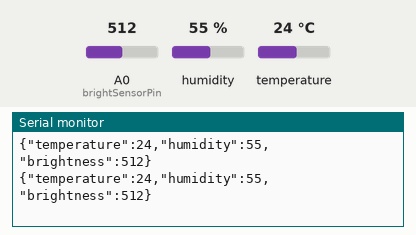
A sketch run on a simulated Arduino Uno, built with avr-gcc and run on an emulated ATmega328P. Shown: the last lines printed to the serial monitor. The inputs (shaded band) are chosen by the test bench; at power-on: humidity 55 %, A0 (brightSensorPin) = 512, temperature 24 °C.

Above: at 5.8 s.
5.9 s: humidity set to 22 %
At 10.9 s:
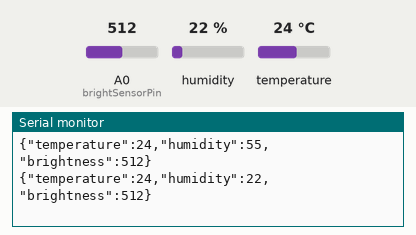
11.9 s: A0 (brightSensorPin) set to 716
At 15.7 s:
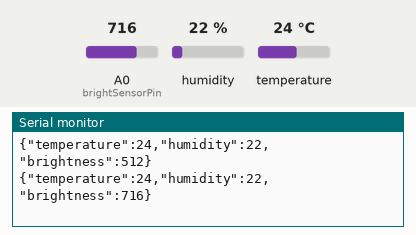
17.9 s: temperature set to 12 °C
At 20.5 s:
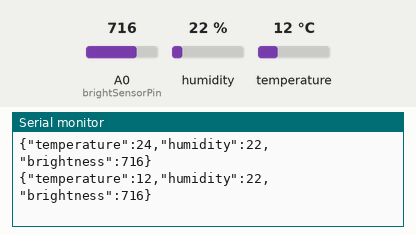
23.9 s: A0 (brightSensorPin) set to 900
At 26.4 s:
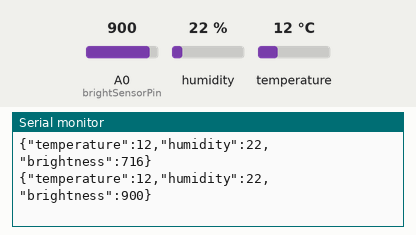
29.9 s: humidity set to 40 %
At 31.2 s:
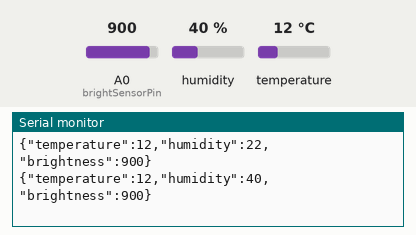
Timing chart, 0 to 32.9 s (numbered marks = the images above; inputs shaded):
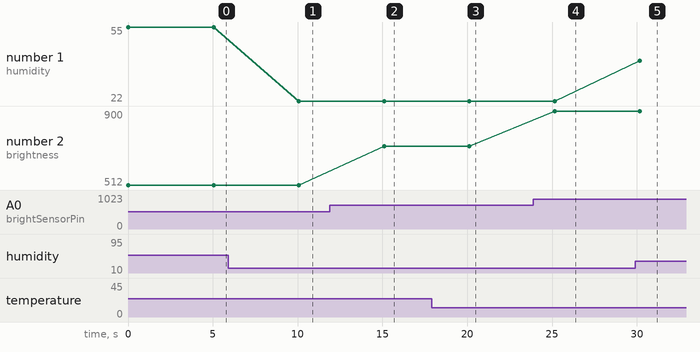

The sketch:

light_temp_hum_json.ino
```cpp
#include <dht.h>
#include <ArduinoJson.h>

int brightSensorPin = A0;
int brightSensorValue = 0;

dht DHT;
#define DHT11_PIN 5

void setup() {
  Serial.begin(9600);
  Serial.flush();
}

void loop() {
  String output;
  int chk = DHT.read11(DHT11_PIN);
  DynamicJsonDocument doc(128);

  brightSensorValue = analogRead(brightSensorPin);

  doc["temperature"] = (int) DHT.temperature;
  doc["humidity"] = (int) DHT.humidity;
  doc["brightness"] = (int) brightSensorValue;

  serializeJson(doc, output);
  Serial.println(output);
  delay(5000);
}
```

Measured:
- after the input at 5.9 s, the serial monitor: prints a new line after 4.2 s (image 1)
- after the input at 11.9 s, the serial monitor: prints a new line after 3.2 s (image 2)
- after the input at 17.9 s, the serial monitor: prints a new line after 2.2 s (image 3)
- after the input at 23.9 s, the serial monitor: prints a new line after 1.3 s (image 4)
- after the input at 29.9 s, the serial monitor: prints a new line after 0.28 s (image 5)
- plotted number 1: 55 → 22 after the input at 5.9 s, 22 → 40 after the input at 29.9 s
- plotted number 2: 512 → 716 after the input at 11.9 s, 716 → 900 after the input at 23.9 s
